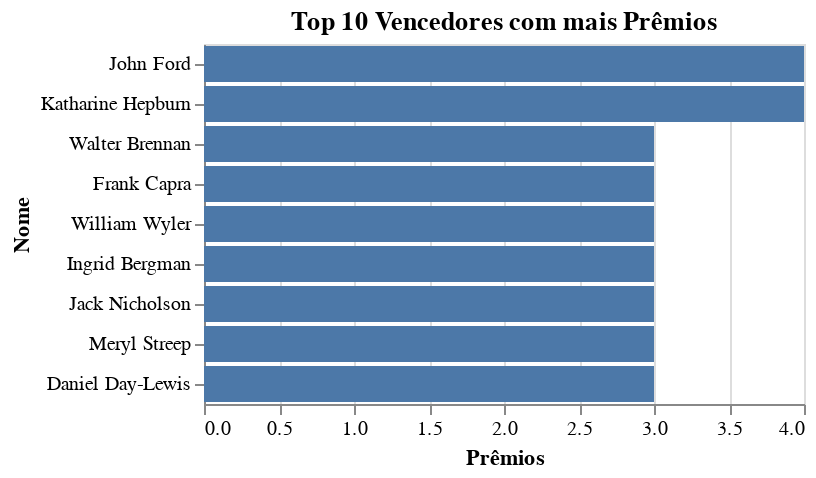

Here is the notebook cell this chart was saved with:
### Markdown cell above
Faremos um top 10 dos ganhadores do Oscar. Para isso usamos algumas transformações.

### Code cell
top10_winners = alt.Chart(oscar).mark_bar().transform_aggregate(
    Premios='count(Nome)',
    groupby=['Nome']
).transform_window(
    Rank='rank()',
    sort=[alt.SortField('Premios', order='descending')]
).transform_filter(
    'datum.Rank < 10'
).encode(
    alt.X('Premios:Q', title='Prêmios'),
    alt.Y('Nome:N', sort=alt.EncodingSortField(
        op='max', field='Premios', order='descending'
    ))
).properties(
    title={
        'text': 'Top 10 Vencedores com mais Prêmios',
        'anchor': 'middle',
    }
)
top10_winners

### Figure 1 — Vega-Lite specification as saved in the notebook (floating-point values rounded to 4 significant figures; data arrays with more than 128 entries replaced by an {"elided": "..."} marker saying what was removed)
{"config": {"view": {"continuousWidth": 300, "continuousHeight": 300}}, "data": {"name": "data-06d1c38db22666009ebb04f092631739"}, "mark": {"type": "bar"}, "encoding": {"x": {"field": "Premios", "title": "Prêmios", "type": "quantitative"}, "y": {"field": "Nome", "sort": {"field": "Premios", "op": "max", "order": "descending"}, "type": "nominal"}}, "title": {"text": "Top 10 Vencedores com mais Prêmios", "anchor": "middle"}, "transform": [{"aggregate": [{"op": "count", "field": "Nome", "as": "Premios"}], "groupby": ["Nome"]}, {"window": [{"op": "rank", "field": "", "as": "Rank"}], "sort": [{"field": "Premios", "order": "descending"}]}, {"filter": "datum.Rank < 10"}], "$schema": "https://vega.github.io/schema/vega-lite/v5.20.1.json", "datasets": {"data-06d1c38db22666009ebb04f092631739": {"elided": "415 records"}}}
